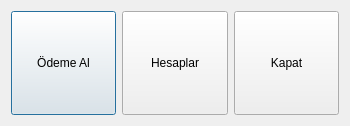
<?xml version="1.0" encoding="UTF-8"?>
<ui version="4.0">
 <class>CariHesapDialog</class>
 <widget class="QDialog" name="CariHesapDialog">
  <property name="geometry">
   <rect>
    <x>0</x>
    <y>0</y>
    <width>350</width>
    <height>126</height>
   </rect>
  </property>
  <property name="windowTitle">
   <string>Dialog</string>
  </property>
  <layout class="QHBoxLayout" name="horizontalLayout">
   <item>
    <layout class="QGridLayout" name="gridLayout">
     <item row="0" column="0">
      <widget class="QPushButton" name="pushButton_OdemeAl">
       <property name="sizePolicy">
        <sizepolicy hsizetype="Minimum" vsizetype="Minimum">
         <horstretch>0</horstretch>
         <verstretch>0</verstretch>
        </sizepolicy>
       </property>
       <property name="text">
        <string>Ödeme Al</string>
       </property>
      </widget>
     </item>
     <item row="0" column="1">
      <widget class="QPushButton" name="pushButton_Hesaplar">
       <property name="sizePolicy">
        <sizepolicy hsizetype="Minimum" vsizetype="Minimum">
         <horstretch>0</horstretch>
         <verstretch>0</verstretch>
        </sizepolicy>
       </property>
       <property name="text">
        <string>Hesaplar</string>
       </property>
      </widget>
     </item>
     <item row="0" column="2">
      <widget class="QPushButton" name="pushButton_Kapat">
       <property name="sizePolicy">
        <sizepolicy hsizetype="Minimum" vsizetype="Minimum">
         <horstretch>0</horstretch>
         <verstretch>0</verstretch>
        </sizepolicy>
       </property>
       <property name="text">
        <string>Kapat</string>
       </property>
      </widget>
     </item>
    </layout>
   </item>
  </layout>
 </widget>
 <resources/>
 <connections>
  <connection>
   <sender>pushButton_Kapat</sender>
   <signal>clicked()</signal>
   <receiver>CariHesapDialog</receiver>
   <slot>close()</slot>
   <hints>
    <hint type="sourcelabel">
     <x>312</x>
     <y>74</y>
    </hint>
    <hint type="destinationlabel">
     <x>346</x>
     <y>115</y>
    </hint>
   </hints>
  </connection>
 </connections>
</ui>
